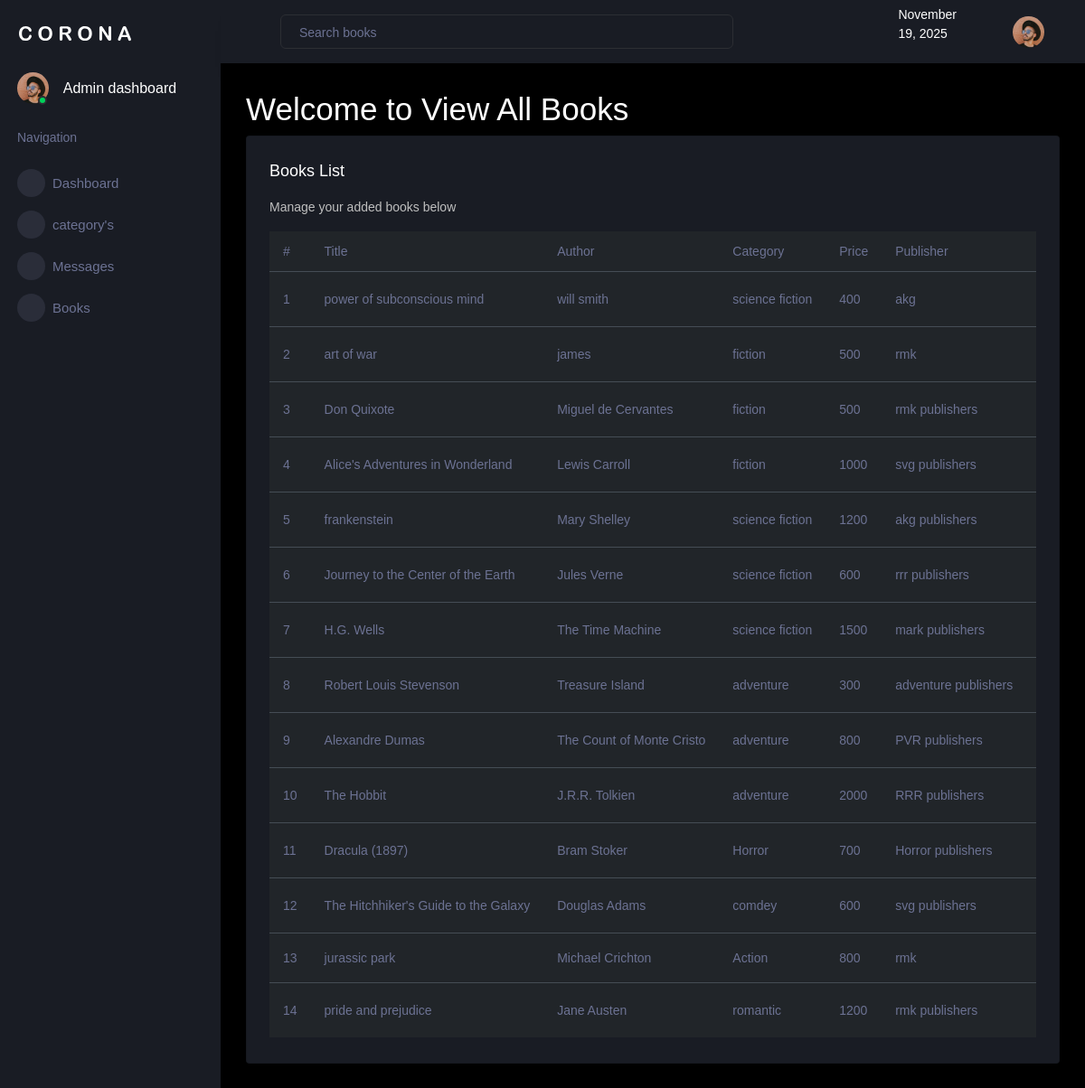
/book_shop_admin/display_books/, run on the app's committed database.
### adminapp/models.py (models this page shows, shortened)
class bookdb(models.Model):
    book_title = models.CharField(max_length=100,null=True,blank=True)
    book_author = models.CharField(max_length=100,null=True,blank=True)
    book_category = models.CharField(max_length=100,null=True,blank=True)
    book_price = models.IntegerField(null=True,blank=True)
    book_publisher = models.CharField(max_length=100,null=True,blank=True)
    book_description = models.CharField(max_length=100,null=True,blank=True)
    book_cover_image = models.ImageField(upload_to="cover image",null=True,blank=True)

### adminapp/views.py (the view)
# urls.py: path('display_books/', views.display_books, name="display_books"),
def display_books(request):
    data = bookdb.objects.all()
    return render(request,"display_books.html",{'data':data})

### adminapp/templates/display_books.html (shortened to what this page needs)
<!DOCTYPE html>
{% extends 'index.html' %}
{% block content %}
<html lang="en">
<head>
</head>
<body>
<h1>Welcome to View All Books</h1>
<div class="card">
  <div class="card-body">
    <h4 class="card-title">Books List</h4>
    <p class="card-description"> Manage your added books below </p>
    <div class="table-responsive">
      <table class="table table-dark">
        <thead>
          <tr>
            <th>#</th>
            <th>Title</th>
            <th>Author</th>
            <th>Category</th>
            <th>Price</th>
            <th>Publisher</th>
            <th>Description</th>
          </tr>
        </thead>
        <tbody>
          {% for book in data %}
          <tr>
            <td>{{ forloop.counter }}</td>
            <td>{{ book.book_title }}</td>
            <td>{{ book.book_author }}</td>
            <td>{{ book.book_category }}</td>
            <td>{{ book.book_price }}</td>
            <td>{{ book.book_publisher }}</td>
            <td style="max-width: 200px; white-space: nowrap; overflow: hidden; text-overflow: ellipsis;">
            </td>
          </tr>
          {% empty %}
          <tr>
            <td colspan="9" class="text-center text-muted">No books added yet</td>
          </tr>
          {% endfor %}
        </tbody>
      </table>
    </div>
  </div>
</div>
</body>
</html>
{% endblock %}

### data on the page
bookdb: book_title "power of subconscious mind", book_author "will smith", book_category "science fiction", book_price "400", book_publisher "akg"
bookdb: book_title "art of war", book_author "james", book_category "fiction", book_price "500", book_publisher "rmk"
bookdb: book_title "Don Quixote", book_author "Miguel de Cervantes", book_category "fiction", book_price "500", book_publisher "rmk publishers"
bookdb: book_title "Alice's Adventures in Wonderland", book_author "Lewis Carroll", book_category "fiction", book_price "1000", book_publisher "svg publishers"
bookdb: book_title "frankenstein", book_author "Mary Shelley", book_category "science fiction", book_price "1200", book_publisher "akg publishers"
bookdb: book_title "Journey to the Center of the Earth", book_author "Jules Verne", book_category "science fiction", book_price "600", book_publisher "rrr publishers"
bookdb: book_title "H.G. Wells", book_author "The Time Machine", book_category "science fiction", book_price "1500", book_publisher "mark publishers"
bookdb: book_title "Robert Louis Stevenson", book_author "Treasure Island", book_category "adventure", book_price "300", book_publisher "adventure publishers"
bookdb: book_title "Alexandre Dumas", book_author "The Count of Monte Cristo", book_category "adventure", book_price "800", book_publisher "PVR publishers"
bookdb: book_title "The Hobbit", book_author "J.R.R. Tolkien", book_category "adventure", book_price "2000", book_publisher "RRR publishers"
bookdb: book_title "Dracula (1897)", book_author "Bram Stoker", book_category "Horror", book_price "700", book_publisher "Horror publishers"
bookdb: book_title "The Hitchhiker's Guide to the Galaxy", book_author "Douglas Adams", book_category "comdey", book_price "600", book_publisher "svg publishers"
bookdb: book_title "jurassic park", book_author "Michael Crichton", book_category "Action", book_price "800", book_publisher "rmk"
bookdb: book_title "pride and prejudice", book_author "Jane Austen", book_category "romantic", book_price "1200", book_publisher "rmk publishers"
